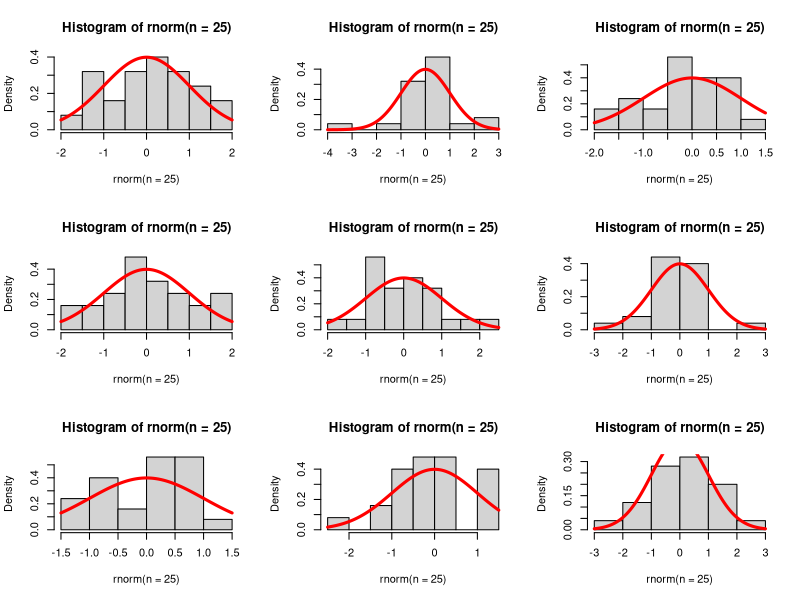
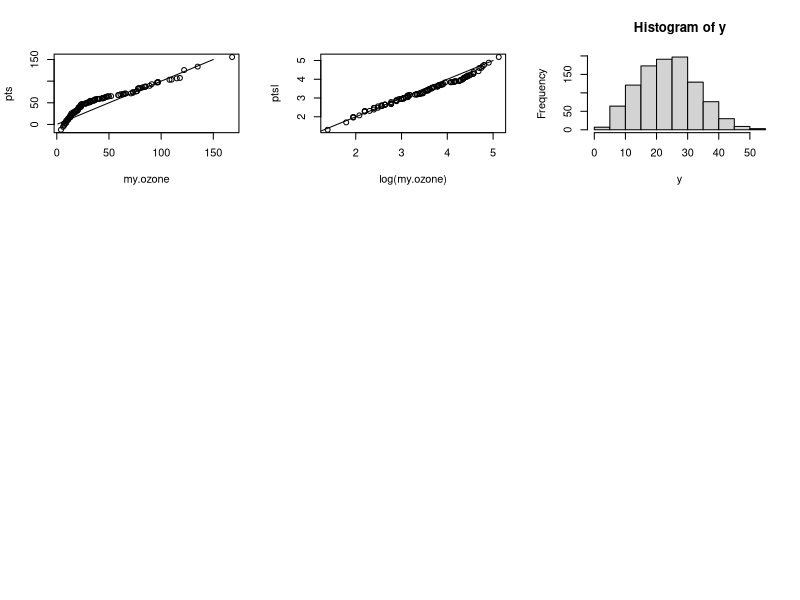

R code for these plots, in order:
set.seed(256)
par(mfrow=c(3,3))
for (i in 1:9) {
  hist(rnorm(n = 25), probability = TRUE)
  curve(dnorm, add=TRUE, col='red', lwd=3)
}

my.ozone <- airquality$Ozone[!is.na(airquality$Ozone) & airquality$Ozone>1]
mean.1 <- mean(my.ozone)
sd.1 <- sd(my.ozone)
pts <- rnorm(length(my.ozone), mean = mean.1, sd = sd.1)
qqplot(my.ozone, pts)
lines(1:150)

mean.2 <- mean(log(my.ozone))
sd.2 <- sd(log(my.ozone))
ptsl <- rnorm(length(my.ozone), mean = mean.2, sd = sd.2)
qqplot(log(my.ozone), ptsl)
lines(1:5)

set.seed(457778)
y <- numeric(1000)
for (i in 1:1000) {
  x <- sum(sample(1:6, 2, replace = TRUE))
  y[i] <- sum(sample(1:6, x, replace = TRUE))
}
hist(y)

rnorm(3, mean=2, sd=1) 

n<-10000 
doone <- function(){ 
  x<-rbinom(1,50,1/6) 
  p<-x/50 
  p 
} 
p.sim<-replicate(n,doone())
mean(p.sim)
